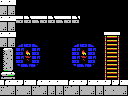

Tiled map render using the project's own tile images. Description and the whole map definition, tile-layer contents included, below:
An orthogonal 16x12 tile map with 8x8 px tiles, 1 tile layer (Tile Layer 1) and 3 objects (2x item, 4x4-item).

<map version="1.0" orientation="orthogonal" renderorder="right-down" width="16" height="12" tilewidth="8" tileheight="8" nextobjectid="4">
 <properties>
  <property name="right" value="hole" />
  <property name="up" value="hole" />
 </properties>
 <tileset firstgid="1" name="tiles" tilewidth="8" tileheight="8" tilecount="256" columns="16">
  <image source="tiles.png" width="128" height="128" />
 </tileset>
 <layer name="Tile Layer 1" width="16" height="12">
  <data encoding="csv">
156,156,1,1,1,1,1,1,1,1,1,1,1,1,1,1,
152,152,1,1,1,1,1,1,1,1,1,1,1,1,1,1,
156,156,254,143,144,254,143,144,254,143,1,1,1,1,1,1,
152,152,1,1,1,1,1,1,1,1,1,1,1,1,1,1,
156,156,1,1,1,1,1,1,1,1,1,1,1,105,106,1,
152,152,150,167,201,1,1,1,1,150,167,201,1,249,168,1,
196,197,189,99,189,1,1,1,1,189,99,189,1,249,168,1,
212,213,189,130,189,1,1,1,1,189,130,189,1,249,168,1,
228,229,161,131,193,1,1,1,1,161,131,193,1,249,168,1,
244,245,1,1,1,1,1,1,1,1,1,1,1,249,168,1,
151,156,247,156,151,156,156,156,151,156,247,156,156,247,247,156,
153,152,153,152,153,152,152,152,153,152,153,152,152,153,153,152
</data>
 </layer>
 <objectgroup name="objects">
  <object id="1" type="4x4-item" x="40" y="48" width="32" height="32" />
  <object id="2" type="item" x="72" y="64" width="16" height="16" />
  <object id="3" type="item" x="24" y="64" width="16" height="16" />
 </objectgroup>
</map>
